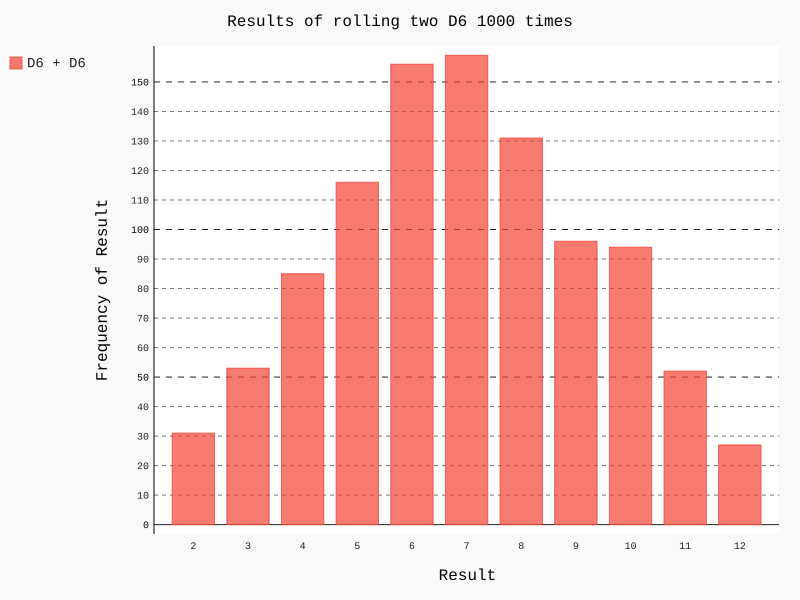

The Python source for this figure:
import pygal
from die import Die

#Create two D6 dice.
die_1 = Die()
die_2 = Die()

#Make some rolls, and store the result in a list.
results = []
for roll_num in range(1000):
    result = die_1.roll() + die_2.roll()
    results.append(result)

#Analyze the results. How many times each number appear.
frequencies = []
max_result = die_1.num_sides + die_2.num_sides
for value in range(2, max_result+1):
    frequency = results.count(value)
    frequencies.append(frequency)

#Visualize the results
hist= pygal.Bar()

hist.title = "Results of rolling two D6 1000 times"
hist.x_labels = ['2', '3', '4', '5', '6', '7', '8', '9', '10', '11', '12']
hist.x_title = "Result"
hist.y_title = "Frequency of Result"

hist.add('D6 + D6', frequencies)
hist.render_to_file('dice_visual.svg')
